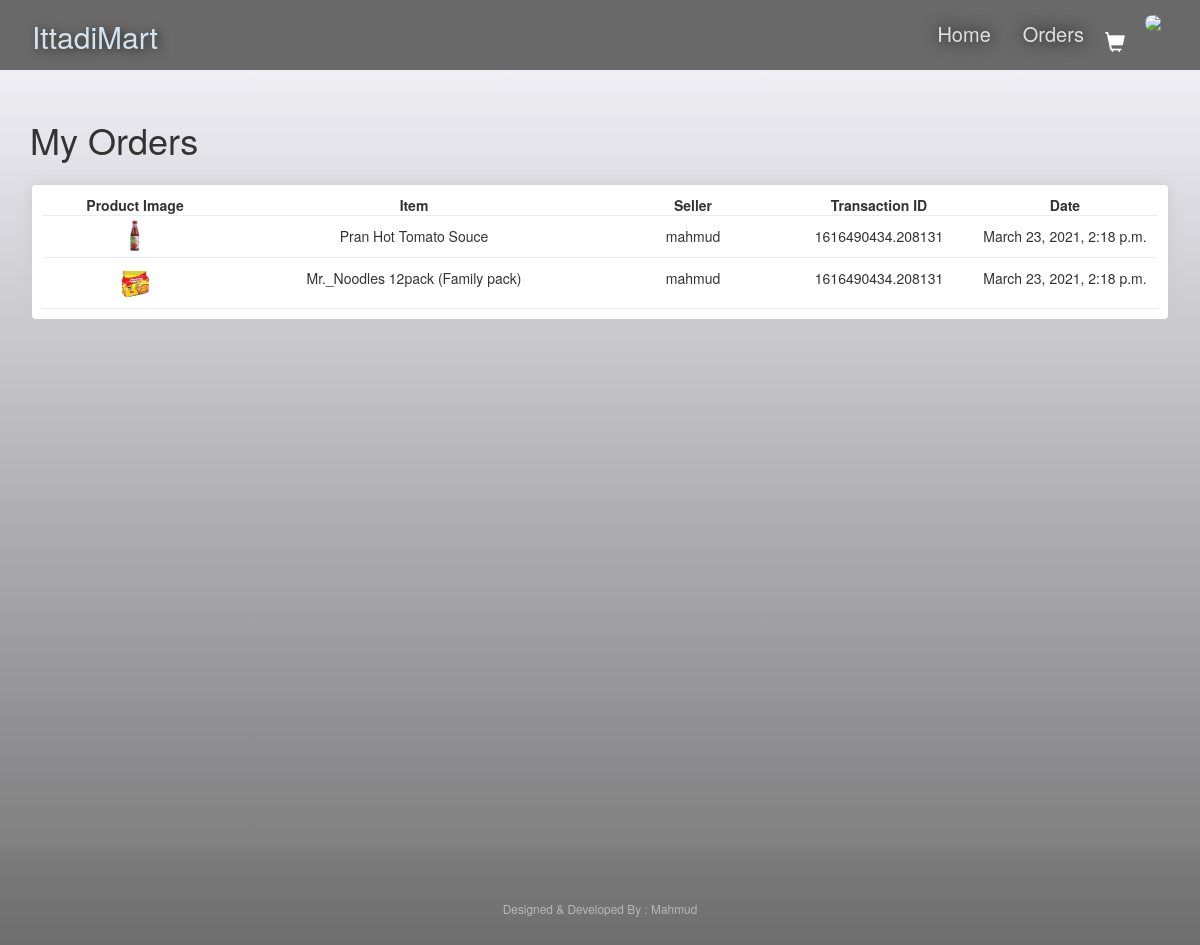
Page /orders/ (signed in) on the committed database.
### TechShelterApp/models.py (models this page shows, shortened)
class OrderedTech(models.Model):
	tech = models.ForeignKey(Tech, on_delete=models.CASCADE, null=True)
	order = models.ForeignKey(OrderInfo, on_delete=models.SET_NULL, null=True)
	quantity = models.IntegerField(default=0, null=True, blank=True)
	date_added = models.DateTimeField(auto_now_add=True)

class Tech(models.Model):
	seller = models.ForeignKey(User, on_delete=models.CASCADE, editable=False, null=True, blank=True)
	techname = models.CharField(max_length=200)
	price = models.FloatField()
	digital = models.BooleanField(default=False,null=True, blank=True)
	picture = models.ImageField(null=True, blank=True)
	@property
	def pictureURL(self):
		try:
			url = self.picture.url
		except:
			url = 'static/media/placeholder.png'
		return url

class User(AbstractUser):
    image = models.ImageField(null=True, blank=True)
    location = models.CharField(max_length=30, blank=True)
    CUSTOMER = 'Customer'
    SELLER = 'Seller'
    USER_TYPE_CHOICES = [(CUSTOMER, 'Customer'),(SELLER, 'Seller')]
    usertype = models.CharField(max_length=8,choices=USER_TYPE_CHOICES,default=CUSTOMER)
    def __str__(self):
    	return self.username
    @property
    def imageURL(self):
    	try:
    		url = self.image.url
    	except:
    		url = 'https://ssl.gstatic.com/images/branding/product/2x/avatar_square_grey_512dp.png'
    	return url

class OrderInfo(models.Model):
	customer = models.ForeignKey(User, on_delete=models.CASCADE, null=True, blank=True)
	date_ordered = models.DateTimeField(auto_now_add=True)
	complete = models.BooleanField(default=False)
	transaction_id = models.CharField(max_length=100, null=True)
	@property
	def get_cart_item_quantity(self):#get number of items in cart
		orderedtechs = self.orderedtech_set.all() # reverse relation with OrderedTech (get all the OrderedTech objects belong to a single OrderInfo object)
		cart_item_quantity=sum([orderedtech.quantity for orderedtech in orderedtechs])
		return cart_item_quantity

### TechShelterApp/views.py (the view, shortened to what this page needs)
# urls.py: path('orders/', views.orders, name="orders"),
def orders(request):
    if request.user.is_authenticated:
        logged_in_user = request.user
        orderinfo, created = OrderInfo.objects.get_or_create(customer=logged_in_user, complete=False)
        items = orderinfo.orderedtech_set.all()
        orderedtechs = OrderedTech.objects.all()
        orderhistory = OrderInfo.objects.filter(customer=logged_in_user, complete=True)
    context = {'logged_in_user':logged_in_user, 'items':items, 'orderedtechs':orderedtechs,'orderinfo':orderinfo, 'orderhistory':orderhistory}
    return render(request, 'TechShelterApp/orders.html',context)

### TechShelterApp/Templates/TechShelterApp/orders.html
{% extends 'TechShelterApp/main.html' %}
{% load static %}
{% block content %}
<h1 style="padding:0 30px 10px;">My Orders</h1>
{% if not orderhistory %}
<h3 style="text-align: center;">No order found!</h1>
	{% else %}
	<div class="row" style="margin: 0px 17px;">
	<div class="col-lg-12" style="padding: 0 15px;">
		<div class="box-element">
			<div class="cart-row" style="text-align: center;">
				<div style="flex:1"><strong>Product Image</strong></div>
				<div style="flex:2"><strong>Item</strong></div>
				<div style="flex:1"><strong>Seller</strong></div>
				<div style="flex:1"><strong>Transaction ID</strong></div>
				<div style="flex:1"><strong>Date</strong></div>
			</div>
            {% for orderedtech in orderedtechs %}
				{% if orderedtech.order.complete and orderedtech.order.customer.username == logged_in_user.username %}
				<div class="cart-row">
					<div style="flex:1; text-align: center;"><img class="row-image" src="{{orderedtech.tech.pictureURL}}"></div>
					<div style="flex:2; text-align: center; padding-top: 10px;">
						<p>{{orderedtech.tech.techname}}</p>
					</div>
					<div style="flex:1; text-align: center; padding-top: 10px;">
						<p>{{orderedtech.tech.seller}}</p>
					</div>
					<div style="flex:1; text-align: center; padding-top: 10px;">
						<p>{{orderedtech.order.transaction_id}}</p>
    	            </div>
					<div style="flex:1; text-align: center; padding-top: 10px;">
						<p>{{orderedtech.order.date_ordered}}</p>
					</div>
            	</div>
            	{% endif %}
			{% endfor %}
		</div>
	</div>
</div>
{% endif %}
{% endblock content %}

### static/css/IRMGlowDark.css (style rules this page uses)
* { box-sizing: border-box; }
body { margin:0%; background-image: linear-gradient(to bottom, #F8F8FF,#696969); min-height: 1000px; }
h1,h2,h3,h4,h5,h6 { color:hsl(0, 0%, 30%); }
.col-lg-4, .col-lg-6, .col-lg-8, .col-lg-12 { margin-top: 5px; }
.box-element { box-shadow:hsl(0, 0%, 80%) 0 0 16px; background-color: #fff; border-radius: 4px; padding: 10px; }
.cart-row { display: flex; align-items: flex-stretch; padding-bottom: 0px; margin-bottom: 0px; border-bottom: 1px solid #ececec; }
.row-image { width: 100px; }

### rows in the picture
OrderedTech: tech.pictureURL (picture), tech.techname "Pran Hot Tomato Souce", tech.seller "mahmud", order.transaction_id "1616490434.208131", order.date_ordered "March 23, 2021, 2:18 p.m."
OrderedTech: tech.pictureURL (picture), tech.techname "Mr._Noodles 12pack (Family pack)", tech.seller "mahmud", order.transaction_id "1616490434.208131", order.date_ordered "March 23, 2021, 2:18 p.m."
